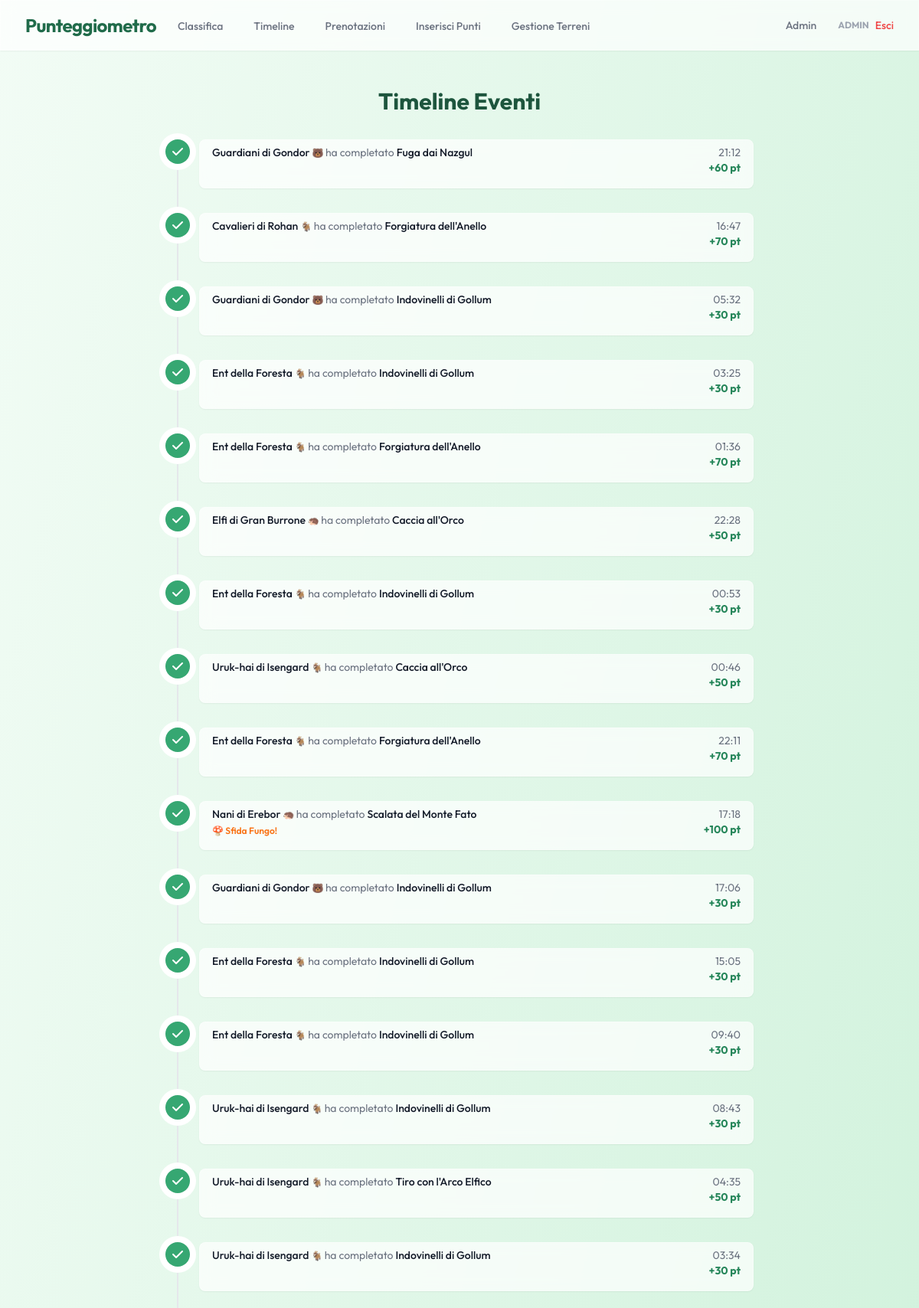
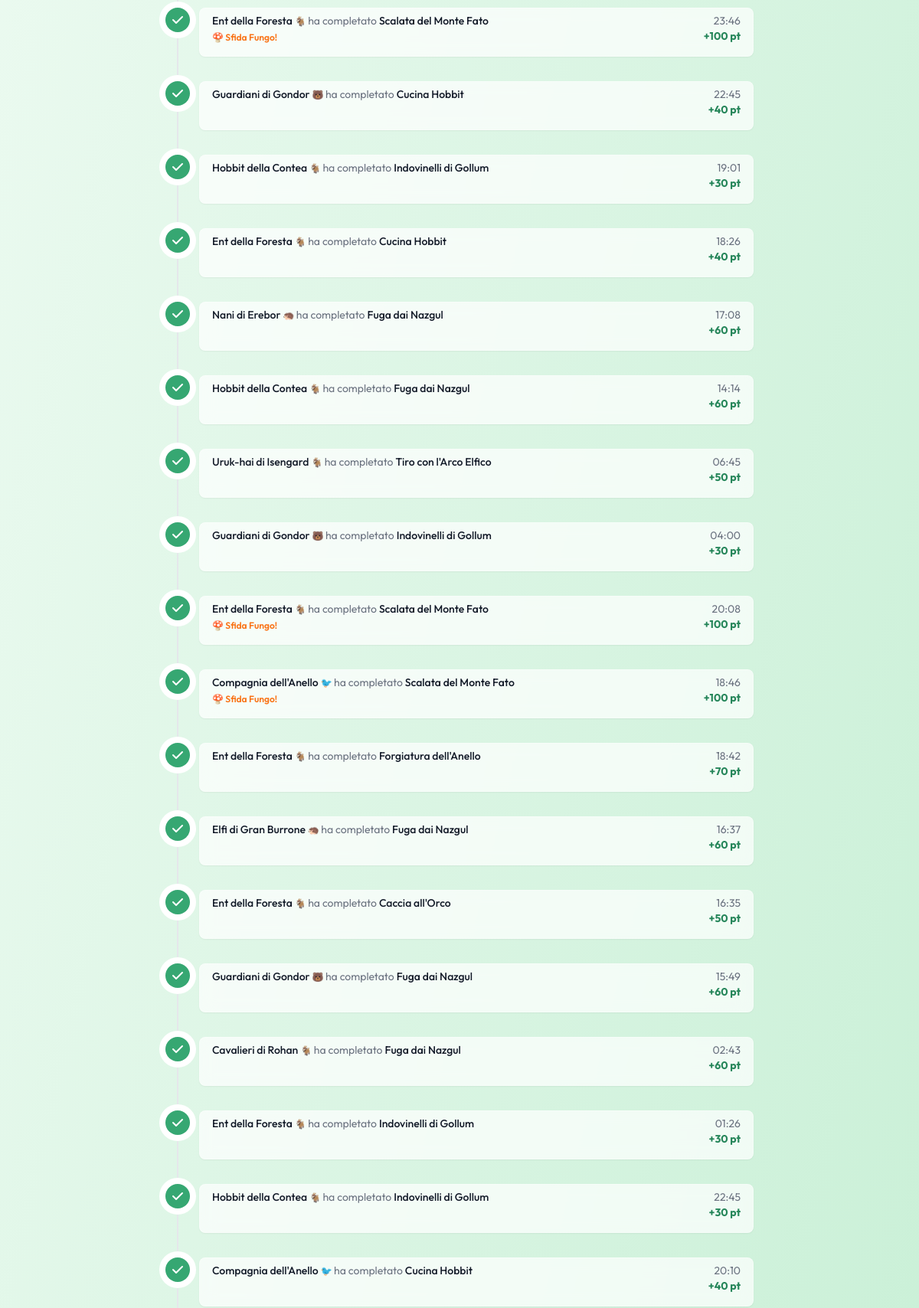
/timeline (signed in, upper part), run on the app's committed database (2 pictures, top to bottom).
### app/models.py (models this page shows)
class User(Base):
    __tablename__ = "users"
    id = Column(Integer, primary_key=True, index=True)
    username = Column(String, unique=True, index=True)
    password_hash = Column(String)
    role = Column(String) # 'unit', 'tech', 'admin'
    unita_id = Column(Integer, ForeignKey("unita.id"), nullable=True)
    unita = relationship("Unita")

class Completion(Base):
    __tablename__ = "completions"
    id = Column(Integer, primary_key=True, index=True)
    pattuglia_id = Column(Integer, ForeignKey("pattuglie.id"))
    challenge_id = Column(Integer, ForeignKey("challenges.id"))
    timestamp = Column(DateTime, default=datetime.utcnow)
    pattuglia = relationship("Pattuglia", back_populates="completions")
    challenge = relationship("Challenge", back_populates="completions")

class Pattuglia(Base):
    __tablename__ = "pattuglie"
    id = Column(Integer, primary_key=True, index=True)
    name = Column(String, unique=True, index=True)
    capo_pattuglia = Column(String)
    unita_id = Column(Integer, ForeignKey("unita.id"))
    current_score = Column(Integer, default=0)
    unita = relationship("Unita", back_populates="pattuglie")
    completions = relationship("Completion", back_populates="pattuglia")

class Challenge(Base):
    __tablename__ = "challenges"
    id = Column(Integer, primary_key=True, index=True)
    name = Column(String, unique=True, index=True)
    description = Column(String)
    points = Column(Integer)
    is_fungo = Column(Boolean, default=False)
    reward_tokens = Column(Integer, default=0)
    completions = relationship("Completion", back_populates="challenge")

### app/routers/public.py (the view)
@router.get("/timeline", response_class=HTMLResponse)
async def timeline_page(request: Request, db: Session = Depends(get_db), user: User = Depends(get_authenticated_user)):
    completions = db.query(Completion).options(
        joinedload(Completion.pattuglia),
        joinedload(Completion.challenge)
    ).order_by(Completion.timestamp.desc()).limit(100).all()
    return templates.TemplateResponse("timeline.html", {
        "request": request,
        "completions": completions,
        "user": user
    })

### app/templates/timeline.html
{% extends "base.html" %}
{% block content %}
<div class="max-w-3xl mx-auto px-4 py-6 sm:px-0">
    <h1 class="text-3xl font-bold text-scout-800 mb-8 text-center">Timeline Eventi</h1>
    <div class="flow-root">
        <ul role="list" class="-mb-8">
            {% for c in completions %}
            <li>
                <div class="relative pb-8">
                    {% if not loop.last %}
                    <span class="absolute top-4 left-4 -ml-px h-full w-0.5 bg-gray-200" aria-hidden="true"></span>
                    {% endif %}
                    <div class="relative flex space-x-3">
                        <div>
                            <span
                                class="h-8 w-8 rounded-full bg-scout-500 flex items-center justify-center ring-8 ring-white">
                                <svg class="h-5 w-5 text-white" xmlns="http://www.w3.org/2000/svg" viewBox="0 0 20 20"
                                    fill="currentColor" aria-hidden="true">
                                    <path fill-rule="evenodd"
                                        d="M16.707 5.293a1 1 0 010 1.414l-8 8a1 1 0 01-1.414 0l-4-4a1 1 0 011.414-1.414L8 12.586l7.293-7.293a1 1 0 011.414 0z"
                                        clip-rule="evenodd" />
                                </svg>
                            </span>
                        </div>
                        <div
                            class="min-w-0 flex-1 pt-1.5 flex justify-between space-x-4 glass p-4 rounded-lg shadow-sm ml-2">
                            <div>
                                <p class="text-sm text-gray-500">
                                    <span class="font-medium text-gray-900">{{ c.pattuglia.name }}</span>
                                    <span class="text-xs text-gray-400">
                                        {% if c.pattuglia.unita.sottocampo == 'Alpino' %}🐐{% elif
                                        c.pattuglia.unita.sottocampo == 'Prealpino' %}🦔{% elif
                                        c.pattuglia.unita.sottocampo == 'Montano' %}🐻{% elif
                                        c.pattuglia.unita.sottocampo == 'Collinare' %}🐦{% endif %}
                                    </span>
                                    ha completato <span class="font-medium text-gray-900">{{ c.challenge.name }}</span>
                                </p>
                                {% if c.challenge.is_fungo %}
                                <p class="text-xs text-orange-500 font-semibold mt-1">🍄 Sfida Fungo!</p>
                                {% endif %}
                            </div>
                            <div class="text-right text-sm whitespace-nowrap text-gray-500">
                                <time datetime="{{ c.timestamp }}">{{ c.timestamp.strftime('%H:%M') }}</time>
                                <div class="font-bold text-scout-600">+{{ c.challenge.points }} pt</div>
                            </div>
                        </div>
                    </div>
                </div>
            </li>
            {% endfor %}
        </ul>
    </div>
</div>
{% endblock %}

### app/templates/base.html (shortened to what this page needs)
<!DOCTYPE html>
<html lang="it">
<head>
    <script src="https://cdn.tailwindcss.com"></script>
</head>
<body class="bg-gradient-to-br from-scout-50 to-scout-200 min-h-screen text-slate-800">
    <nav class="glass sticky top-0 z-50 shadow-sm">
        <div class="max-w-7xl mx-auto px-4 sm:px-6 lg:px-8">
            <div class="flex justify-between h-16">
                <div class="flex">
                    <div class="flex-shrink-0 flex items-center">
                        <span class="font-bold text-2xl text-scout-700 tracking-tight">Punteggiometro</span>
                    </div>
                    <div class="hidden sm:ml-6 sm:flex sm:space-x-8">
                        <a href="/"
                            class="border-transparent text-gray-500 hover:border-scout-500 hover:text-gray-700 inline-flex items-center px-1 pt-1 border-b-2 text-sm font-medium">
                            Classifica
                        </a>
                        <a href="/timeline"
                            class="border-transparent text-gray-500 hover:border-scout-500 hover:text-gray-700 inline-flex items-center px-1 pt-1 border-b-2 text-sm font-medium">
                            Timeline
                        </a>
                        <a href="/prenotazioni"
                            class="border-transparent text-gray-500 hover:border-scout-500 hover:text-gray-700 inline-flex items-center px-1 pt-1 border-b-2 text-sm font-medium">
                            Prenotazioni
                        </a>
                        {% if user and user.role in ['tech', 'admin'] %}
                        <a href="/input"
                            class="border-transparent text-gray-500 hover:border-scout-500 hover:text-gray-700 inline-flex items-center px-1 pt-1 border-b-2 text-sm font-medium">
                            Inserisci Punti
                        </a>
                        <a href="/gestione-terreni"
                            class="border-transparent text-gray-500 hover:border-scout-500 hover:text-gray-700 inline-flex items-center px-1 pt-1 border-b-2 text-sm font-medium">
                            Gestione Terreni
                        </a>
                        {% endif %}
                    </div>
                </div>
                <div class="flex items-center space-x-4">
                    {% if user and user.role == 'admin' %}
                    <a href="/admin"
                        class="text-gray-500 hover:text-scout-700 px-3 py-2 rounded-md text-sm font-medium transition-colors duration-200">
                        Admin
                    </a>
                    {% endif %}
                    {% if user %}
                    <div class="flex items-center space-x-2">
                        <span class="text-xs text-gray-400 font-bold uppercase">{{ user.username }}</span>
                        <a href="/logout" class="text-red-500 hover:text-red-700 text-sm font-medium">
                            Esci
                        </a>
                    </div>
                    {% endif %}
                </div>
            </div>
        </div>
    </nav>
    <main class="max-w-7xl mx-auto py-6 sm:px-6 lg:px-8">
        {% block content %}{% endblock %}
    </main>
</body>
</html>

### app/templates/base.html (style rules this page uses)
body { font-family: 'Outfit', sans-serif; }
.glass { background: rgba(255, 255, 255, 0.7); backdrop-filter: blur(10px); -webkit-backdrop-filter: blur(10px); border: 1px solid rgba(255, 255, 255, 0.3); }

### data on the page
User: username "ADMIN"
Completion: pattuglia.name "Guardiani di Gondor", challenge.name "Fuga dai Nazgul", timestamp "21:12", challenge.points "60"
Completion: pattuglia.name "Cavalieri di Rohan", challenge.name "Forgiatura dell'Anello", timestamp "16:47", challenge.points "70"
Completion: pattuglia.name "Guardiani di Gondor", challenge.name "Indovinelli di Gollum", timestamp "05:32", challenge.points "30"
Completion: pattuglia.name "Ent della Foresta", challenge.name "Indovinelli di Gollum", timestamp "03:25", challenge.points "30"
Completion: pattuglia.name "Ent della Foresta", challenge.name "Forgiatura dell'Anello", timestamp "01:36", challenge.points "70"
Completion: pattuglia.name "Elfi di Gran Burrone", challenge.name "Caccia all'Orco", timestamp "22:28", challenge.points "50"
Completion: pattuglia.name "Ent della Foresta", challenge.name "Indovinelli di Gollum", timestamp "00:53", challenge.points "30"
Completion: pattuglia.name "Uruk-hai di Isengard", challenge.name "Caccia all'Orco", timestamp "00:46", challenge.points "50"
Completion: pattuglia.name "Ent della Foresta", challenge.name "Forgiatura dell'Anello", timestamp "22:11", challenge.points "70"
Completion: pattuglia.name "Nani di Erebor", challenge.name "Scalata del Monte Fato", shows "🍄 Sfida Fungo!", timestamp "17:18", challenge.points "100"
Completion: pattuglia.name "Guardiani di Gondor", challenge.name "Indovinelli di Gollum", timestamp "17:06", challenge.points "30"
Completion: pattuglia.name "Ent della Foresta", challenge.name "Indovinelli di Gollum", timestamp "15:05", challenge.points "30"
Completion: pattuglia.name "Ent della Foresta", challenge.name "Indovinelli di Gollum", timestamp "09:40", challenge.points "30"
Completion: pattuglia.name "Uruk-hai di Isengard", challenge.name "Indovinelli di Gollum", timestamp "08:43", challenge.points "30"
Completion: pattuglia.name "Uruk-hai di Isengard", challenge.name "Tiro con l'Arco Elfico", timestamp "04:35", challenge.points "50"
Completion: pattuglia.name "Uruk-hai di Isengard", challenge.name "Indovinelli di Gollum", timestamp "03:34", challenge.points "30"
Completion: pattuglia.name "Ent della Foresta", challenge.name "Scalata del Monte Fato", shows "🍄 Sfida Fungo!", timestamp "23:46", challenge.points "100"
Completion: pattuglia.name "Guardiani di Gondor", challenge.name "Cucina Hobbit", timestamp "22:45", challenge.points "40"
Completion: pattuglia.name "Hobbit della Contea", challenge.name "Indovinelli di Gollum", timestamp "19:01", challenge.points "30"
Completion: pattuglia.name "Ent della Foresta", challenge.name "Cucina Hobbit", timestamp "18:26", challenge.points "40"
Completion: pattuglia.name "Nani di Erebor", challenge.name "Fuga dai Nazgul", timestamp "17:08", challenge.points "60"
Completion: pattuglia.name "Hobbit della Contea", challenge.name "Fuga dai Nazgul", timestamp "14:14", challenge.points "60"
Completion: pattuglia.name "Uruk-hai di Isengard", challenge.name "Tiro con l'Arco Elfico", timestamp "06:45", challenge.points "50"
Completion: pattuglia.name "Guardiani di Gondor", challenge.name "Indovinelli di Gollum", timestamp "04:00", challenge.points "30"
Completion: pattuglia.name "Ent della Foresta", challenge.name "Scalata del Monte Fato", shows "🍄 Sfida Fungo!", timestamp "20:08", challenge.points "100"
Completion: pattuglia.name "Compagnia dell'Anello", challenge.name "Scalata del Monte Fato", shows "🍄 Sfida Fungo!", timestamp "18:46", challenge.points "100"
Completion: pattuglia.name "Ent della Foresta", challenge.name "Forgiatura dell'Anello", timestamp "18:42", challenge.points "70"
Completion: pattuglia.name "Elfi di Gran Burrone", challenge.name "Fuga dai Nazgul", timestamp "16:37", challenge.points "60"
Completion: pattuglia.name "Ent della Foresta", challenge.name "Caccia all'Orco", timestamp "16:35", challenge.points "50"
Completion: pattuglia.name "Guardiani di Gondor", challenge.name "Fuga dai Nazgul", timestamp "15:49", challenge.points "60"
Completion: pattuglia.name "Cavalieri di Rohan", challenge.name "Fuga dai Nazgul", timestamp "02:43", challenge.points "60"
Completion: pattuglia.name "Ent della Foresta", challenge.name "Indovinelli di Gollum", timestamp "01:26", challenge.points "30"
Completion: pattuglia.name "Hobbit della Contea", challenge.name "Indovinelli di Gollum", timestamp "22:45", challenge.points "30"
Completion: pattuglia.name "Compagnia dell'Anello", challenge.name "Cucina Hobbit", timestamp "20:10", challenge.points "40"
